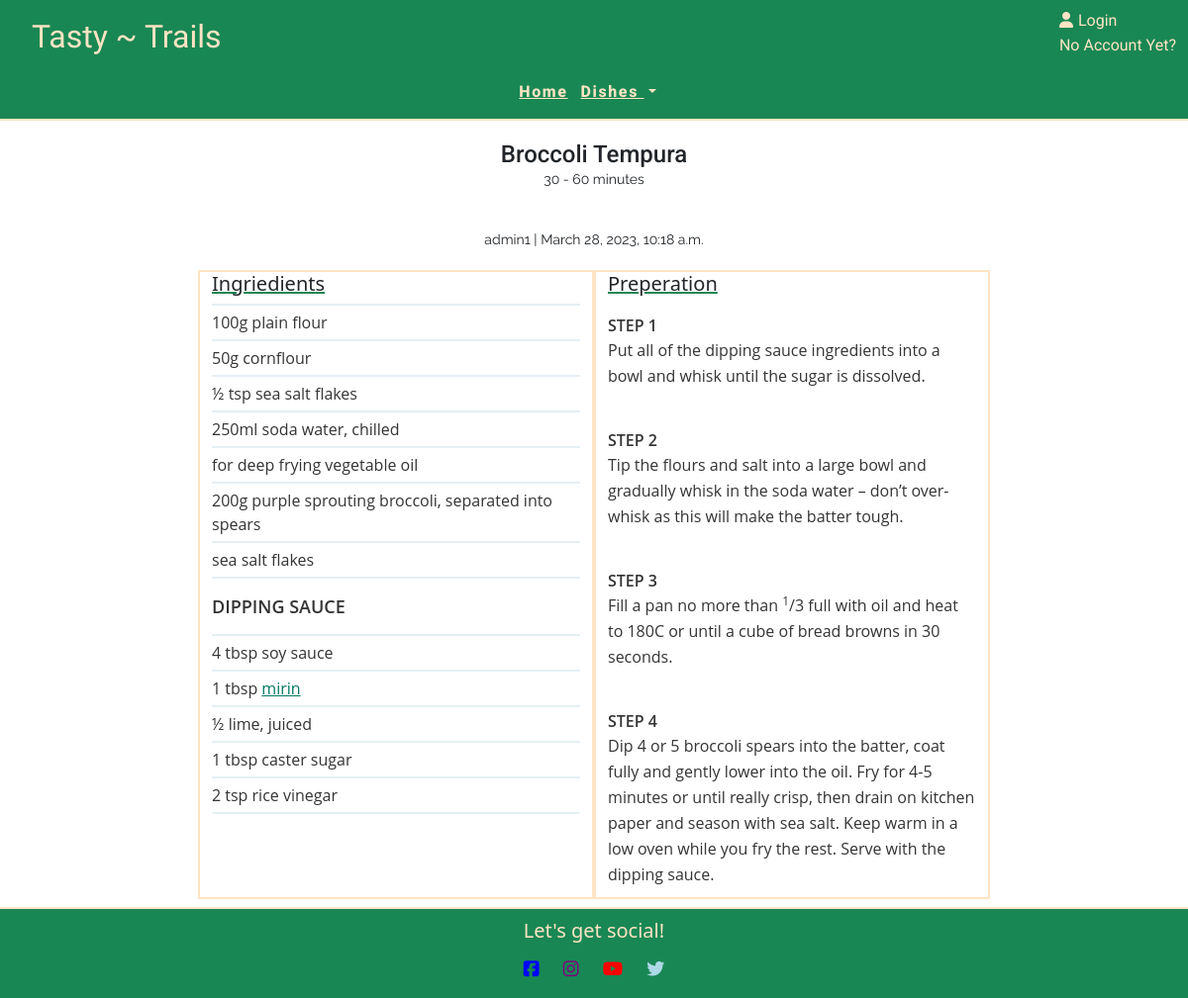
Page /broccoli-tempura/ on the earlier database version.
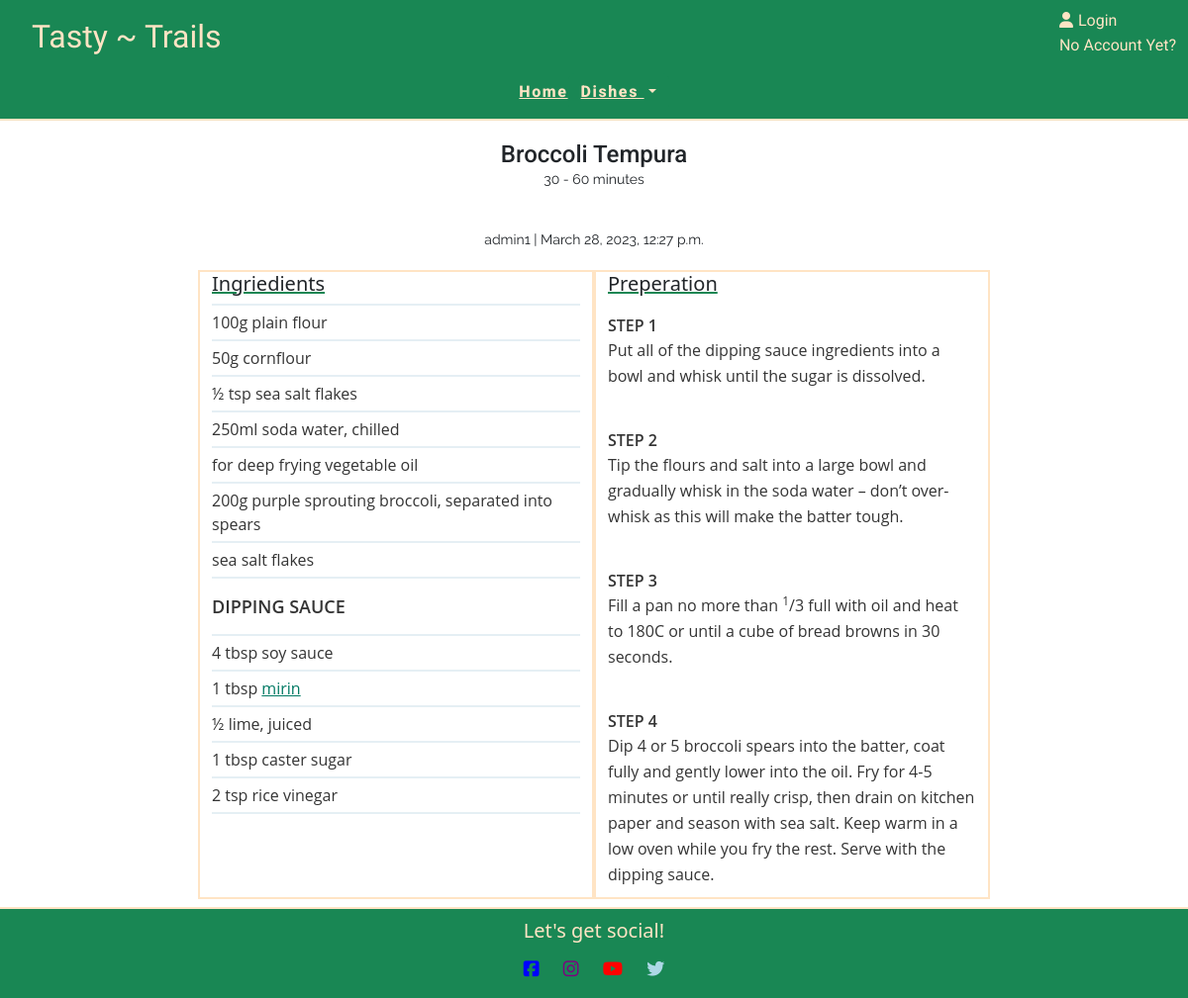
Same page on the later database version.
### feed/models.py (models this page shows, shortened)
class Recipe(models.Model):
    two = 2
    four = 4
    six = 6
    eight = 8
    ten = 10
    STARTER = 'Starter'
    MAIN = 'Main'
    DESSERT = 'Dessert'
    SHORT = '30 - 60 minutes'
    REGULAR =  '1 hour - 2 hour'
    LONG = '2 hours - 3 hours'
    number_of_mouths = [
        (two, 2),
        (four, 4),
        (six, 6),
        (eight, 8),
        (ten, 10)
    ]
    category = [
        (STARTER , 'Starter'),
        (MAIN, 'Main'),
        (DESSERT, 'Dessert')
    ]
    time = [
        (SHORT , '15 - 60 minutes'),
        (REGULAR ,  '1 hour - 2 hour'),
        (LONG ,  '2 hours - 3 hours'),
    ]
    recipe = models.CharField(max_length=300, unique=True)
    slug = models.SlugField(max_length=300, unique=True)
    author = models.ForeignKey(User, on_delete=models.CASCADE, related_name='recipe_post')
    cooking_time = models.CharField(max_length=100, choices=time, default="")
    amount_of_people = models.IntegerField(choices=number_of_mouths, default="" )
    category = models.CharField(max_length=100, choices=category, default= '')
    created_on = models.DateTimeField(auto_now=True)
    updated_on = models.DateTimeField(auto_now=True)
    ingriedients = models.TextField()
    preperation = models.TextField()
    image= CloudinaryField('image', default='placeholder')
    status = models.IntegerField(choices=status, default=0)
    class Meta:
        ordering = ['category']

### feed/views.py (the view)
class RecipeDetail(View):
    def get(self, request, slug, *args, **kwargs):
        queryset = Recipe.objects.filter(status=1)
        recipe = get_object_or_404(queryset, slug=slug)
        return render(
            request,
            "show_recipe.html",
            {'recipe': recipe,
            })

### templates/show_recipe.html (shortened to what this page needs)
{% extends "base.html"%}
        {% block content %}
<section class="main-content" >
        <div class="jumbotron-fluid" id="pdf-content">
            <div class="container full-display-summary">
                <div class="media">
                    <div class="media-body text-center">
                        <h4 class="card-title "> {{ recipe.recipe }}</h4>
                        <p class="card-text"> {{recipe.cooking_time}}</p>
                        <p class="card-text">{{ recipe.author }} | {{ recipe.created_on}}  </p>
                    </div>
                </div>
            </div>
            <div class="container-fluid" >
                <div class="row justify-content-center">
                    <div class="col-md-4 col-sm full-display">
                        <h5 class="full-display-header"> Ingriedients</h5>
                        {{recipe.ingriedients | safe}}</div>
                    <div class="col-md-4 col-sm full-display">
                        <h5 class="full-display-header"> Preperation</h5>
                        {{recipe.preperation | safe }}</div>
                </div>
            </div>
        </div>
</section>
        {% endblock content %}

### templates/base.html (shortened to what this page needs)
{% load static %}
<!DOCTYPE html>
<html lang="en">
<head>
    <link rel="stylesheet" href="{%static '/css/style.css'%}">
    <link href="https://cdn.jsdelivr.net/npm/bootstrap@5.3.0-alpha1/dist/css/bootstrap.min.css" rel="stylesheet">
</head>
<body>
    <header>
        <nav class="navbar sticky-top navbar-success bg-success">
            <div class="container-fluid">
                <a class="brand" href="{% url 'home' %}"><h1 class="logo">Tasty ~ Trails</h1></a>
                <ul class="user-action justify-content-end">
                {% if user.is_authenticated %}
                    <li class="user-action"><a class="sign-up" href="{% url 'account_logout' %}"><i class="fa-solid fa-user"></i>Logout</li></a>
                    <a href="{% url 'add_recipe' %}" class="sign-up">Add Recipe</a>
                {% else %}
                    <li class="user-action"><a class="sign-up"href="{% url 'account_login' %}"><i class="fa-solid fa-user"></i>Login</li></a>
                    <a class="sign-up" href="{% url 'account_signup' %}" >No Account Yet? </a>
                {% endif %}
                </ul>
            </div>
            <div class="home-bar sticky-top container-fluid bg-success justify-content-center">
                <a href="{% url 'home' %}" class="home-link">Home</a>
                <div class="dropdown">
                    <button class="btn btn-success dropdown-toggle" type="button" id="dropdownMenuButton" data-toggle="dropdown" aria-haspopup="true" aria-expanded="false">
                      Dishes
                    </button>
                  </div>
            </div>
        </nav>
    </header>
    {% block content %}
    {% endblock content %}
    <footer>
        <div class="container-fluid bg-success fixed-bottom bottom">
            <div class="row">
                <div class="col text-center social-media">
                    <h5 class="footer-social">Let's get social!</h5>
                    <i class="footer-social-icons fa-brands fa-square-facebook"></i>
                    <i class="footer-social-icons fa-brands fa-instagram"></i>
                    <i class="footer-social-icons fa-brands fa-youtube"></i>
                    <i class="footer-social-icons fa-brands fa-twitter"></i>
                </div>
            </div>
        </div>
    </footer>
</body>
</html>

### static/css/style.css (style rules this page uses)
body { background-color: #ffe4c4; }
.main-content { margin-bottom: 100px; }
.logo { font-family: Smokum, sans-serif; padding-left: 20px; padding-bottom: 0px; color: #ffe4c4; font-size:xx-large; }
.user-action { list-style: none; }
.sign-up { text-decoration: none; color: #ffe4c4; font-family: Roboto, sans serif; }
.fa-user { color: #ffe4c4; padding-right: 5px; }
.home-link { color: #ffe4c4; font-family: Roboto, sans serif; font-weight: 800; letter-spacing: 0.1rem; text-decoration: underline; }
.navbar { border-bottom: solid 2px #ffe4c4; }
#dropdownMenuButton { color: #ffe4c4; font-family: Roboto, sans serif; font-weight: 800; letter-spacing: 0.1rem; text-decoration: underline; }
nav a { text-decoration: none; }
footer { color: #ffe4c4 ; }
.bottom { border-top: solid 2px #ffe4c4; padding-top: 10px ; }
.footer-social { text-align: center; align-items: center; }
.fa-square-facebook { color: blue; font-size: large; }
.fa-instagram { color: purple; font-size: large; }
.fa-twitter { color: lightblue; font-size: large; }
.footer-social-icons { padding: 10px 10px 20px 10px }
.fa-youtube { color: red; font-size: large; }
.card-title { font-family: Roboto, sans-serif; color: black; }
.card-text { font-family: Raleway, sans-serif; font-size: 14px; }
.full-display-summary { padding-top: 20px; padding-bottom: 20px; }
.full-display { border:solid 2px #ffe4c4; }
.full-display-header { text-decoration: underline #198754; }

Differences in the rows shown:
changed Recipe "Broccoli Tempura": created_on "March 28, 2023, 10:18 a.m." → "March 28, 2023, 12:27 p.m."
